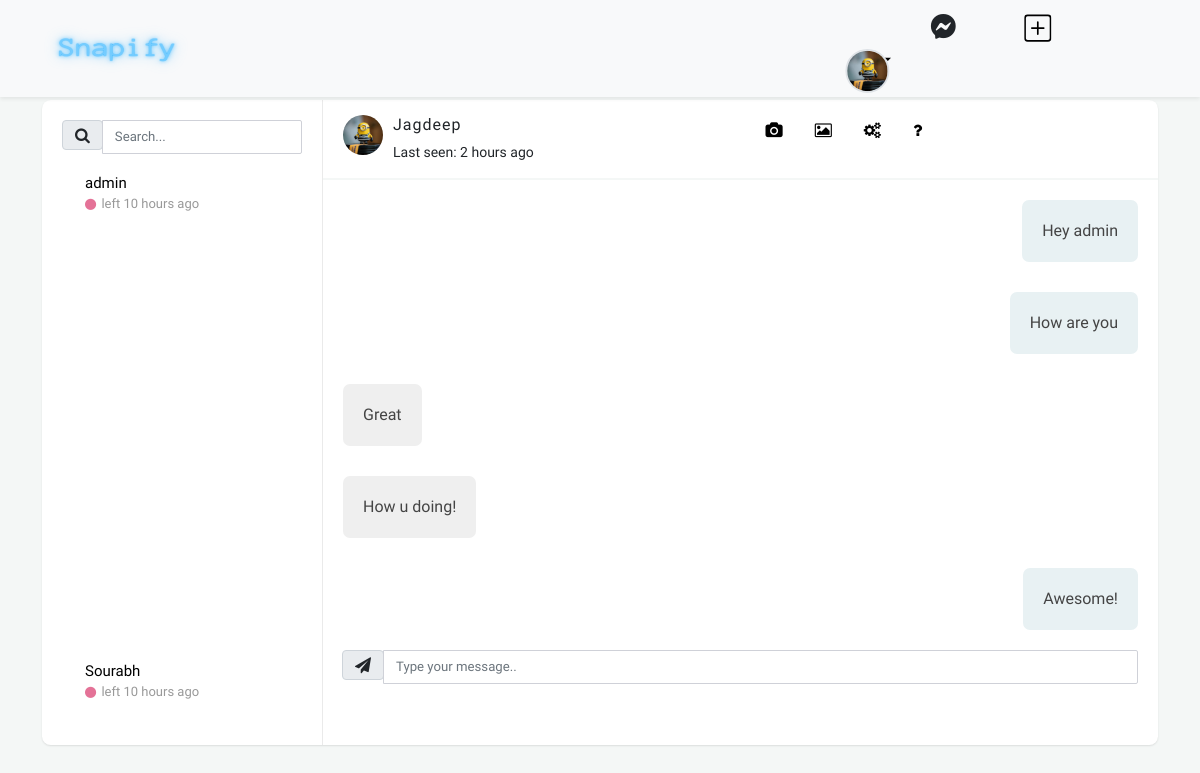
/chat/1/3 (signed in), run on the app's committed database.
### app/models.py (models this page shows, shortened)
class profile(models.Model):
    dp = models.ImageField(upload_to='dp', null=True, verbose_name='dp',default="/static/img/avatar7.png", blank = True, unique = True)
    user = models.ForeignKey(User, on_delete=models.CASCADE, null=True)
    bio = models.TextField(max_length=150, verbose_name='bio', null=True, blank=False)

class Message(models.Model):
    sender = models.ForeignKey(User, on_delete=models.CASCADE, related_name='sender')
    receiver = models.ForeignKey(User, on_delete=models.CASCADE, related_name='receiver', default=None)
    message = models.CharField(max_length=1200, default="")
    timestamp = models.DateTimeField(default=timezone.now)
    is_read = models.BooleanField(default=False)
    def __str__(self):
        return self.message
    class Meta:
        ordering = ('timestamp',)

### app/views.py (the view)
# urls.py: path('chat/<int:sender>/<int:receiver>', views.message_view, name='chat'),
def message_view(request, sender, receiver):
    if not request.user.is_authenticated:
        return redirect('/signin')
    if request.method == "GET":
        pro_ = profile.objects.get(user = receiver)
        pro = pro_.dp
        dp_ = profile.objects.get(id = request.user.id)
        dp = dp_.dp
        context = {'users': User.objects.exclude(username=request.user),
        'receiver': User.objects.get(id=receiver),
        'messages': Message.objects.filter(sender_id=sender, receiver_id=receiver)
         | Message.objects.filter(sender_id=receiver, receiver_id=sender),'person': User.objects.filter(id=receiver),
         'pro':pro,
         'dp':dp
        }
        return render(request, "messages.html", context)

### app/templates/messages.html (shortened to what this page needs)
{% extends 'direct.html' %}
{% block abc %}
<div class="col-lg-6 hidden-sm text-right">
    <a href="javascript:void(0);" class="btn btn-outline-secondary"><i class="fa fa-camera"></i></a>
    <a href="javascript:void(0);" class="btn btn-outline-primary"><i class="fa fa-image"></i></a>
    <a href="javascript:void(0);" class="btn btn-outline-info"><i class="fa fa-cogs"></i></a>
    <a href="javascript:void(0);" class="btn btn-outline-warning"><i class="fa fa-question"></i></a>
</div>
{% endblock abc %}
{% block messages %}
<div class="chat-history" style="border-bottom: none;">
    <ul class="m-b-0" style="margin-bottom: 0px;">
        {% for message in messages %}
        <li class="clearfix" style="overflow-x: hidden;">
        {% if message.sender == request.user %}
            <div class="message other-message float-right"> {{ message }} </div>
        {% else %}
            <div class="message my-message">{{ message }}</div>
        {% endif %}
        </li>
        {% endfor %}
    </ul>
</div>
{% endblock %}
{% block input %}
<div class="input-group-prepend">
    <span class="input-group-text"><i class="fa fa-send"></i></span>
</div>
<input id="id_message" name="message" type="text" placeholder="Type your message.." class="form-control">
{% endblock input %}

### app/templates/direct.html (shortened to what this page needs)
{% load static %}
<html lang="en">
<head>
    <link rel="stylesheet" href="{% static 'bootstrap/css/bootstrap.min.css' %}">
    <link rel="stylesheet" href="https://use.fontawesome.com/releases/v5.12.0/css/all.css">
    <link rel="stylesheet" href="https://cdnjs.cloudflare.com/ajax/libs/font-awesome/4.7.0/css/font-awesome.min.css">
    <link rel="stylesheet" href="https://cdnjs.cloudflare.com/ajax/libs/ionicons/2.0.1/css/ionicons.min.css">
    <link rel="stylesheet" href="https://maxcdn.icons8.com/fonts/line-awesome/1.1/css/line-awesome.min.css">
    <link rel="stylesheet" href="https://cdnjs.cloudflare.com/ajax/libs/simple-line-icons/2.4.1/css/simple-line-icons.min.css">
    <link rel="stylesheet" href="{% static 'fonts/fontawesome5-overrides.min.css' %}">
    <link rel="stylesheet" href="{% static 'css/styles.min.css' %}">
    <link rel="stylesheet" href="https://cdnjs.cloudflare.com/ajax/libs/Swiper/6.4.8/swiper-bundle.min.css">
    <link rel="stylesheet" href="{% static 'css/profile.css' %}">
    <link rel="stylesheet" href="{% static 'css/message.css' %}">
    <link href="https://maxcdn.bootstrapcdn.com/font-awesome/4.7.0/css/font-awesome.min.css" rel="stylesheet" />
</head>
<body>
    <nav class="navbar navbar-light navbar-expand-lg fixed-top shadow-sm" id="mainNav" style="border-color: transparent;border-bottom-color: var(--bs-red);background: var(--bs-light);">
        <div class="container"><a href="/"><img src="{% static 'img/Snapify (1).png' %}" style="width: 150px;height: 55px;" /></a>
            <div class="d-xxl-flex align-items-xxl-center" style="margin: 0px;padding: 0px;margin-right: 0px;transform: scale(0.80);"><a href="/" style=""></a><i class="fab fa-facebook-messenger d-xxl-flex align-items-xxl-center" style="margin-right: 100px;transform: scale(2);"></i><a href="/post"></a>
                <div class="dropdown" style="margin-right: 50px">
                  <a class="dropdown-toggle" href="#" role="button" id="dropdownMenuLink" data-bs-toggle="dropdown" aria-expanded="false">
                   <img class="border rounded-circle d-xxl-flex align-items-xxl-center" style="width: 25px;height: 25px;transform: scale(2.20);margin-right: 0;margin-top: 26px;padding-bottom: 0px;" src="/media/{{dp}}">
                  </a>
                </div>
            </div>
        </div>
    </nav>
<div class="container" style="max-height:646px;">
<div class="row clearfix" style="margin-top: 100px">
    <div class="col-lg-12">
        <div class="card chat-app" style="height:645px;margin-bottom:0px;">
            <div id="plist" class="people-list">
                <div class="input-group">
                    <div class="input-group-prepend">
                        <span class="input-group-text"><i class="fa fa-search"></i></span>
                    </div>
                    <input type="text" class="form-control" placeholder="Search...">
                </div>
                {% for user in users %}
                <ul class="list-unstyled chat-list mt-2 mb-0">
                <a href="{% url 'chat' request.user.id user.id %}" id="user{{ user.id }}">
                    <li class="clearfix">
                        <div class="about">
                            <div class="name">{{ user.username }}</div>
                            <div class="status"> <i class="fa fa-circle offline"></i> left 10 hours ago </div>
                        </div>
                    </li>
                </a>
                </ul>
                {% endfor %}
            </div>
            <div class="chat" style="height: 645px; overflow-y: auto;">
                <div class="chat-header clearfix">
                    <div class="row">
                        <div class="col-lg-6">
                            <a href="javascript:void(0);" data-toggle="modal" data-target="#view_info">
                                {% if pro is not None %}
                                <img src="/media/{{pro}}" alt="dp">
                                {% endif %}
                            </a>
                            <div class="chat-about">
                                {% for user in person %}
                                <h6 class="m-b-0">{{ user.username }}</h6>
                                <small>Last seen: 2 hours ago</small>
                                {% endfor %}
                            </div>
                        </div>
                        {% block abc %}
                        {% endblock abc %}
                    </div>
                </div>
                    <div id="board">
                        {% block messages %}
                        {% endblock %}
                    </div>
                <form id="chat-box" class="form-group {% block hide %}hide{% endblock %}" method="post">
                <div class="chat-message clearfix">
                        <div class="input-group mb-0 ">
                        {% block input %}
                        {% endblock input %}
                    </div>
                </div>
            </form>
            </div>
        </div>
    </div>
</div>
</div>
</body>
</html>

### app/static/css/profile.css (style rules this page uses)
.form-control { border: 1px solid #cfd1d8; -webkit-border-radius: 2px; -moz-border-radius: 2px; border-radius: 2px; font-size: .825rem; background: #ffffff; color: #2e323c; }
.card { background: #ffffff; -webkit-border-radius: 5px; -moz-border-radius: 5px; border-radius: 5px; border: 0; margin-bottom: 1rem; }
a:link, a:visited, u { color:black; text-decoration: none; }

### app/static/css/message.css (style rules this page uses)
body { background-color: #f4f7f6; margin-top:20px; }
.card { background: #fff; transition: .5s; border: 0; margin-bottom: 30px; border-radius: .55rem; position: relative; width: 100%; box-shadow: 0 1px 2px 0 rgb(0 0 0 / 10%); }
.chat-app .people-list { width: 280px; position: absolute; left: 0; top: 0; padding: 20px; z-index: 7; }
.chat-app .chat { margin-left: 280px; border-left: 1px solid #eaeaea; }
.people-list { -moz-transition: .5s; -o-transition: .5s; -webkit-transition: .5s; transition: .5s; }
.people-list .chat-list li { padding: 10px 15px; list-style: none; border-radius: 3px; overflow: auto; }
.people-list .chat-list li .name { font-size: 15px }
.people-list .about { float: left; padding-left: 8px }
.people-list .status { color: #999; font-size: 13px }
.chat .chat-header { padding: 15px 20px; border-bottom: 2px solid #f4f7f6 }
.chat .chat-header img { float: left; border-radius: 40px; width: 40px }
.chat .chat-header .chat-about { float: left; padding-left: 10px }
.chat .chat-history { padding: 20px; border-bottom: 2px solid #fff; }
.chat .chat-history ul { padding: 0; }
.chat .chat-history ul li { list-style: none; margin-bottom: 30px; }
.chat .chat-history ul li:last-child { margin-bottom: 0px }
.chat .chat-history .message { color: #444; padding: 18px 20px; line-height: 26px; font-size: 16px; border-radius: 7px; display: inline-block; position: relative }
.chat .chat-history .message:after { bottom: 100%; left: 7%; border: solid transparent; content: " "; height: 0; width: 0; position: absolute; pointer-events: none; border-bottom-color: #fff; border-width: 10px; margin-left: -10px }
.chat .chat-history .my-message { background: #efefef }
.chat .chat-history .my-message:after { bottom: 100%; left: 30px; border: solid transparent; content: " "; height: 0; width: 0; position: absolute; pointer-events: none; border-bottom-color: #efefef; border-width: 10px; margin-left: -10px }
.chat .chat-history .other-message { background: #e8f1f3; text-align: right }
.chat .chat-history .other-message:after { border-bottom-color: #e8f1f3; left: 93% }
.chat .chat-message { padding: 20px }
.online, .offline, .me { margin-right: 2px; font-size: 8px; vertical-align: middle }
.offline { color: #e47297 }
.float-right { float: right }
.clearfix:after { visibility: hidden; display: block; font-size: 0; content: " "; clear: both; height: 0 }
@media only screen and (min-device-width: 768px) and (max-device-width: 1024px) and (orientation: landscape) and (-webkit-min-device-pixel-ratio: 1) { .chat-app .chat-list { height: 480px; overflow-x: auto } }
@media only screen and (min-device-width: 768px) and (max-device-width: 1024px) and (orientation: landscape) and (-webkit-min-device-pixel-ratio: 1) { .chat-app .chat-history { height: calc(100vh - 350px); overflow-x: auto } }

### data on the page
profile: dp (picture)
Message: message "Hey admin"
Message: message "How are you"
Message: message "Great"
Message: message "How u doing!"
Message: message "Awesome!"

### other printed values
{{ user.username }} "admin"
{{ user.username }} "Sourabh"
{{ user.username }} "Jagdeep"
